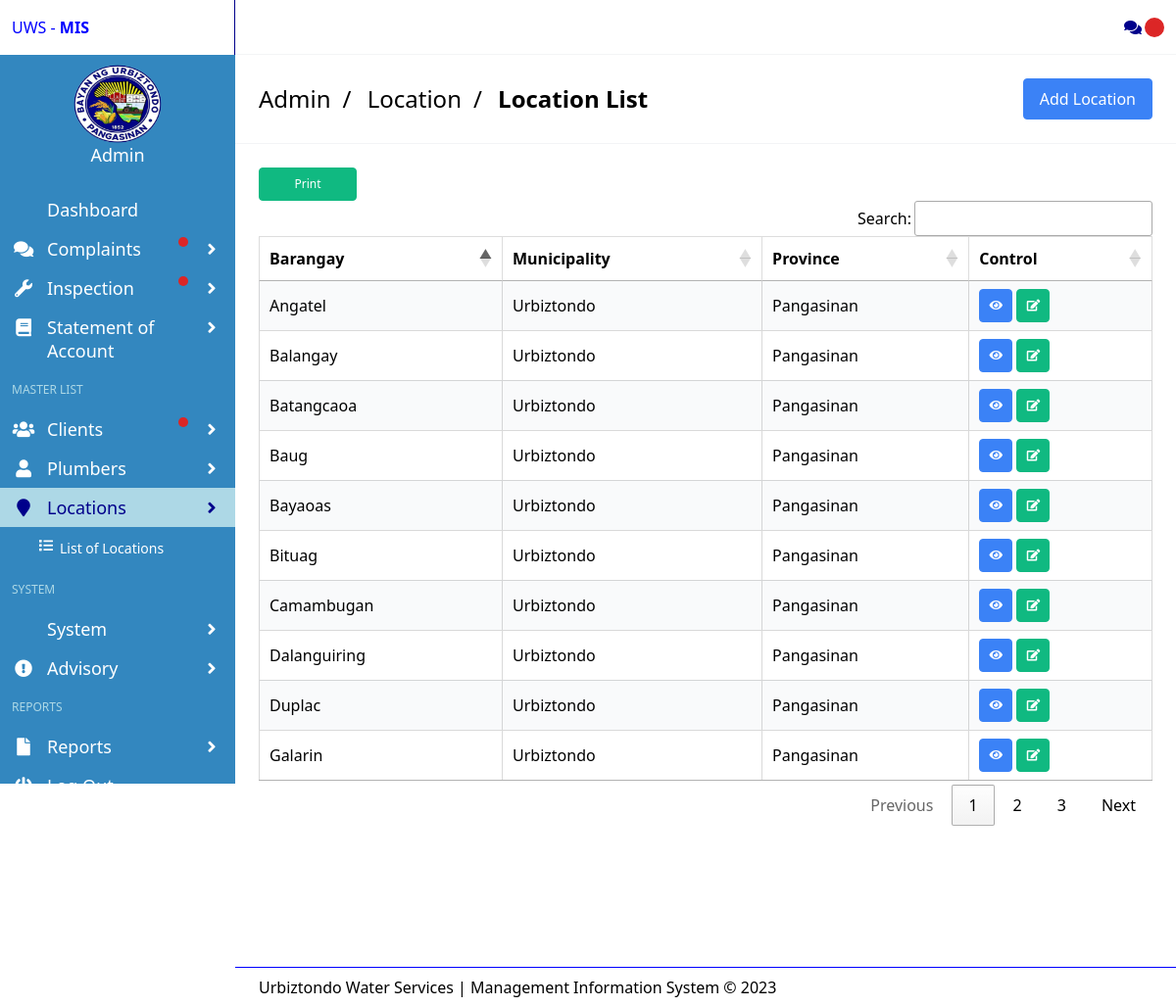
The app's page /admin/locations.php (signed in) with its own data.
### tables this page shows
CREATE TABLE `tbladdress` (
  `address_ID` int(11) NOT NULL,
  `Barangay` varchar(100) NOT NULL,
  `Municipality` varchar(50) NOT NULL,
  `Province` varchar(50) NOT NULL
);

### admin/locations.php (the view, shortened to what this page needs)
<?php include 'includes/session.php';?>
 <?php include 'includes/header.php' ?>
<?php include 'includes/topbar.php' ?>
<?php $page = "location"; include 'includes/leftbar.php' ?>
<section class="is-title-bar">
  <div class="flex flex-col md:flex-row items-center justify-between space-y-6 md:space-y-0">
    <ul>
     <li style='color:black'>Admin</li>
      <li style='color:black'>Location</li>
      <li style='color:black'>Location List</li>
    </ul>
	<div class="flex flex-col md:flex-row items-center justify-between space-y-6 md:space-y-0">
    <a href = "add-locations.php"class="button blue px-6 py-2.5 font-medium text-xs leading-tight uppercase rounded shadow-md hover:bg-blue-700 hover:shadow-lg focus:bg-blue-700 focus:shadow-lg focus:outline-none focus:ring-0 active:bg-blue-800 active:shadow-lg transition duration-150 ease-in-out">
		Add Location</a>
  </div>
  </div>
  </section>
  <section class="section main-section">
  <form method="POST">
      <div class="flex flex-col md:flex-row items-center justify-between space-y-3 md:space-y-0">
		<button type='button' name='btndel' class='button small green --jb-modal'   onclick="window.open('print/print_loc.php', '_blank','pagename','resizable,height=500,width=1000')" id='myButton' style='width:100px'>
				<span class='icon'>Print</span>
		</button>
      </div>
   <div class="  bg-gray-50" >
	<table id="dataTable"  class="cell-border" >
			<thead>
			  <tr>
				<th>Barangay</th>
                <th>Municipality</th>
                <th>Province</th>
                <th>Control</th>
			  </tr>
			  </thead>
			  <tbody>
			  <?php
						$qry="SELECT * FROM tbladdress";
						$query = $connect->query($qry);
						while($row = $query->fetch_assoc()){
							?>
					<tr>
						<td data-label="Barangay"><?php echo $row['Barangay']?></td>
						<td data-label="Municipality"><?php echo $row['Municipality']?></td>
						<td data-label="Province"><?php echo $row['Province']?></td>
						<td class="actions-cell">
						<a type='button' href="view-locations.php?ctid=<?php echo  $row['address_ID'] ?>" class='button small blue --jb-modal'  data-target='sample-modal-3' type='button'>
							  <span class='icon'><i class='fa fa-eye'></i></span></a>
							<a type='button' href="edit-locations.php?ctid=<?php echo  $row['address_ID'] ?>" class='button small green --jb-modal'  data-target='sample-modal-3' type='button'>
							  <span class='icon'><i class='fa fa-edit'></i></span>
						</td>
					</tr>
					<?php
						} ?>
			  </tbody>
		</table>
    </div>
	</form>
  </section>
<br>
<br>
<br>
<br>
<br>
<?php include 'includes/footer.php' ?>

### admin/includes/header.php (style rules this page uses)
th { border-top: 1px solid #dddddd; border-bottom: 1px solid #dddddd; border-right: 1px solid #dddddd; }
th:first-child { border-left: 1px solid #dddddd; }

### records on screen
tbladdress: Barangay "Angatel", Municipality "Urbiztondo", Province "Pangasinan"
tbladdress: Barangay "Balangay", Municipality "Urbiztondo", Province "Pangasinan"
tbladdress: Barangay "Batangcaoa", Municipality "Urbiztondo", Province "Pangasinan"
tbladdress: Barangay "Baug", Municipality "Urbiztondo", Province "Pangasinan"
tbladdress: Barangay "Bayaoas", Municipality "Urbiztondo", Province "Pangasinan"
tbladdress: Barangay "Bituag", Municipality "Urbiztondo", Province "Pangasinan"
tbladdress: Barangay "Camambugan", Municipality "Urbiztondo", Province "Pangasinan"
tbladdress: Barangay "Dalanguiring", Municipality "Urbiztondo", Province "Pangasinan"
tbladdress: Barangay "Duplac", Municipality "Urbiztondo", Province "Pangasinan"
tbladdress: Barangay "Galarin", Municipality "Urbiztondo", Province "Pangasinan"
